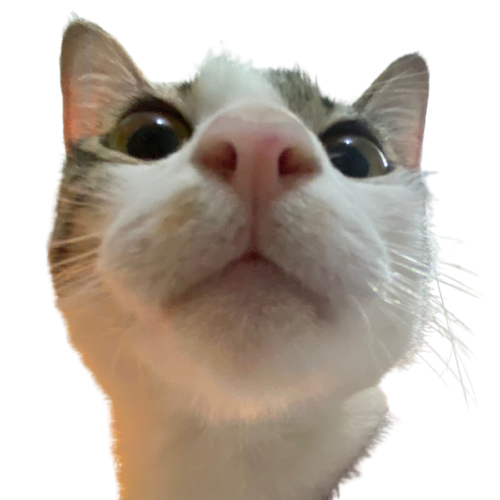
#> input picture rubik_ga/images/cabeca-gatinha-b.png, 500 x 500 px
$ python ga.py
#> lines starting #> are read from the running program, lines starting #| are printed output that depends on the picture
### rubik_ga/image_utils.py
import cv2
import numpy as np

# Carrega a imagem a partir de um path
def load_image(path):
    image = cv2.imread(path)
    # Cut to a square
    image = image[:max(image.shape), :max(image.shape)]
    # Convert to hsv
    image = cv2.cvtColor(image, cv2.COLOR_BGR2RGB)
    return image

# Apenas para ajustar os valores de luminância da imagem
def equalize_image(image, alpha=1.5, beta=30):
    adjusted_image = cv2.convertScaleAbs(image, alpha=alpha, beta=beta)

    img_yuv = cv2.cvtColor(adjusted_image, cv2.COLOR_BGR2YUV)

    # Equaliza o histograma do canal Y
    img_yuv[:,:,0] = cv2.equalizeHist(img_yuv[:,:,0])

    # Convert back to BGR
    img_output = cv2.cvtColor(img_yuv, cv2.COLOR_YUV2BGR)
    return img_output

# Retorna os tons de cinza da imagem em um array size//cube_size x size//cube_size
def image_to_gray_pixels(image, size, pixel_size, alpha=1.5, beta=30):
    # Processo de filtragem da imagem
    image = cv2.resize(image, (size, size))
    image_hsv = cv2.cvtColor(image, cv2.COLOR_BGR2HSV)
    image_equalized = equalize_image(image_hsv, alpha=alpha, beta=beta)

    grayscale = cv2.cvtColor(image, cv2.COLOR_BGR2GRAY)

    image_gray = np.zeros((size//pixel_size, size//pixel_size), dtype=np.uint8)

    for i in range(0, size, pixel_size):
        for j in range(0, size, pixel_size):
            cube = grayscale[i:i+pixel_size, j:j+pixel_size]
            # Calcula a luminância média do cubo
            mean_luminance = np.mean(cube)
            # Atribui aquele cubo da imagem a essa luminância média
            image_gray[i//pixel_size, j//pixel_size] = mean_luminance


    return image_gray


# Da imagem retorna os cubos (3x3) em um array
# Isso deve ser feito depois da imagem ser pixelada em tons de cinza
def gray_image_to_cubes(image):
    if image.shape[0] % 3:
        raise ValueError("Image size must be divisible by 3")

    cubes = []

    for i in range(0, image.shape[0], 3):
        row_cubes = []
        for j in range(0, image.shape[1], 3):
            cube = image[i:i+3, j:j+3]
            row_cubes.append(cube)
        cubes.append(row_cubes)

    return np.array(cubes)

def corresponding_color(value, string_mode=False):
    if value == 255 or value == "W":
        return (255, 255, 255) if not string_mode else "W"

    if value == 178 or value == "Y":
        return (255, 255, 0) if not string_mode else "Y"

    if value == 149 or value == "G":
        return (0, 255, 0) if not string_mode else "G"

    if value == 125 or value == "O":
        return (255, 128, 0) if not string_mode else "O"

    if value == 76 or value == "R":
        return (255, 0, 0) if not string_mode else "R"

    if value == 29 or value == "B":
        return (0, 0, 255) if not string_mode else "B"

    return value

# [20 lines left out: function corresponding_gray, not called in this run]

def image_gray_to_image_cubes_color(image_gray):

    image = np.zeros((image_gray.shape[0], image_gray.shape[1], 3), dtype=np.uint8)

    nearest = np.array([255, 178, 149, 125, 76, 29])
    for i in range(image_gray.shape[0]):
        for j in range(image_gray.shape[1]):
            pixel = np.full(len(nearest), image_gray[i, j])
            nearest_value = np.argmin(np.abs(pixel - nearest))
            color = corresponding_color(nearest[nearest_value])
            image[i, j] = color

    return image

# [11 lines left out: function cubemap_to_image, not called in this run]

def cubes_to_image(cubes, stroke_width=0, size_times=1, stroke_color=255):
    image = np.zeros((cubes.shape[0]*3*size_times, cubes.shape[1]*3*size_times), dtype=np.uint8)

    for i in range(0, image.shape[0], 3*size_times):
        for j in range(0, image.shape[1], 3*size_times):
            cube = cubes[i//(3*size_times), j//(3*size_times)]
            cube_times = np.kron(cube, np.ones((size_times, size_times), dtype=np.uint8))

            # Border in cube_times
            if stroke_width > 0:
                cube_times[0:stroke_width, :] = stroke_color
                cube_times[-stroke_width:, :] = stroke_color
                cube_times[:, 0:stroke_width] = stroke_color
                cube_times[:, -stroke_width:] = stroke_color


            image[i:i+3*size_times, j:j+3*size_times] = cube_times
            # image[i_:i_+3*size_times, j_:j_+3*size_times] = cube_times

    return image

def gray_nearest(image_gray):
    nearest = np.array([255, 178, 149, 125, 76, 29])

    for i in range(image_gray.shape[0]):
        for j in range(image_gray.shape[1]):
            pixel = np.full(len(nearest), image_gray[i, j])
            nearest_value = np.argmin(np.abs(pixel - nearest))
            image_gray[i, j] = nearest[nearest_value]

    return image_gray


# Retorna a imagem pixelada em tamanho size x size
def resize_pixeled(image, size):
    return cv2.resize(image, (size, size), interpolation=cv2.INTER_AREA)

# Coloca a imagem e um arquivo
def save_image(image, path):
    image_hsv = cv2.cvtColor(image, cv2.COLOR_BGR2RGB)
    cv2.imwrite(path, image_hsv)

# Para mostrar a imagem no jupyter!
from PIL import Image
from IPython.display import display

def display_image(image):
    display(Image.fromarray(image))

### rubik_ga/ga.py
from image_utils import *
import cube as cb
import random
import imageio
from multiprocessing import Pool

class cubesToImage:
    def __init__(self, target_image_path="images/cabeca-gatinha-b.png", n_cubes_x=5, image_size=450, random_itens_size=10000):
        if image_size % n_cubes_x != 0:
            raise ValueError("Image size must be divisible by number_of_cubes")

        if (image_size / n_cubes_x) % 3 != 0:
            raise ValueError("Image size per Cube size must be divisible by 3")

        if image_size / n_cubes_x < 3:
            raise ValueError("Wrong values for n_cubes_x and image_size. Couldnt fit cubes in image!")

        self.image_size = image_size
        self.n_cubes_x = n_cubes_x
        self.cube_size = image_size // n_cubes_x
        self.target_image = load_image(target_image_path)
#> in load_image, image is the input picture: shape (500, 500, 3); mean B, G, R 171.5, 181.9, 192.2
        self.target_gray_nearest = gray_nearest(image_to_gray_pixels(self.target_image, self.image_size, self.cube_size//3))
#> in image_to_gray_pixels, `image = cv2.resize(image, (size, size))`:
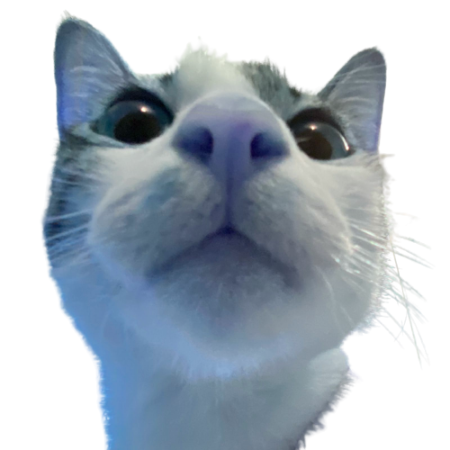
#> image: shape (450, 450, 3); mean of channels 0, 1, 2 192.2, 181.9, 171.4; drawn as B, G, R
#> in image_to_gray_pixels, `image_hsv = cv2.cvtColor(image, cv2.COLOR_BGR2HSV)`: image_hsv: shape (450, 450, 3); mean H, S, V 59.1, 38.8, 192.7
#> in equalize_image, `adjusted_image = cv2.convertScaleAbs(image, alpha=alpha, beta=beta)`: adjusted_image: shape (450, 450, 3); mean H, S, V 118.6, 87.7, 241.5
#> in equalize_image, `img_yuv = cv2.cvtColor(adjusted_image, cv2.COLOR_BGR2YUV)`: img_yuv: shape (450, 450, 3); mean of channels 0, 1, 2 137.1, 118.9, 215
#> in equalize_image, `img_yuv[:,:,0] = cv2.equalizeHist(img_yuv[:,:,0])`: img_yuv: shape (450, 450, 3); mean of channels 0, 1, 2 147, 118.9, 215
#> in equalize_image, `img_output = cv2.cvtColor(img_yuv, cv2.COLOR_YUV2BGR)`:
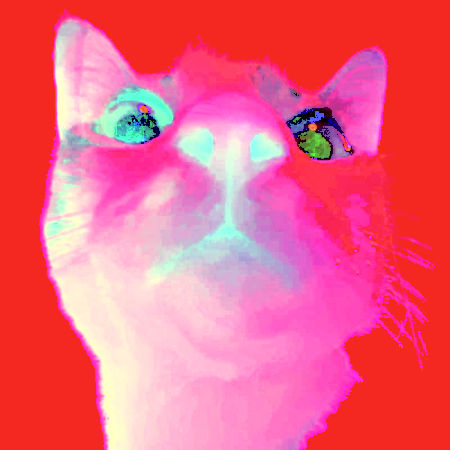
#> img_output: shape (450, 450, 3); mean B, G, R 128.5, 99.7, 240.6
#> in image_to_gray_pixels, `grayscale = cv2.cvtColor(image, cv2.COLOR_BGR2GRAY)`:
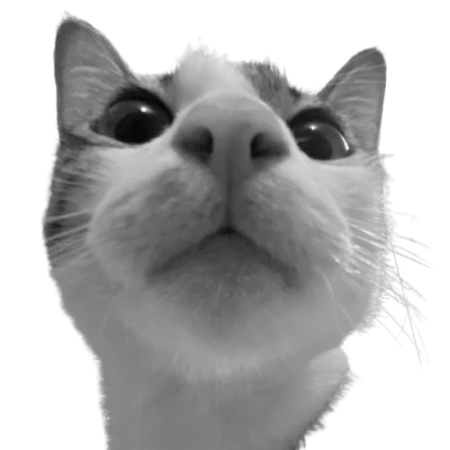
#> grayscale: shape (450, 450); min 3, max 255, mean 179.9
#> after the loop in image_to_gray_pixels, `for i in range(0, size, pixel_size):`: cube: shape (30, 30); every value is 255
#> in gray_nearest, `nearest = np.array([255, 178, 149, 125, 76, 29])`: nearest = [255, 178, 149, 125, 76, 29]
        self.target_color_cubes = image_gray_to_image_cubes_color(self.target_gray_nearest)
        self.target_cubes = gray_image_to_cubes(self.target_gray_nearest)
#> after the loop in gray_image_to_cubes, `for i in range(0, image.shape[0], 3):`: cubes = 5 items
        self.target_image_gray_cubes = cubes_to_image(self.target_cubes, stroke_width=1, size_times=10, stroke_color=255)
#> after the loop in cubes_to_image, `for i in range(0, image.shape[0], 3*size_times):`:
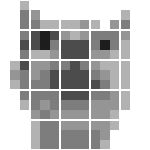
#> image: shape (150, 150); min 29, max 255, mean 188.9

        self.gas = np.zeros((self.n_cubes_x, self.n_cubes_x), dtype=object)
        self.bests = {}
        self.args = {}


    # [103 lines left out: functions process_cube, run, run_not_parallel, best_image, best_image, animate_cube_movements, not called in this run]

if __name__ == "__main__":
    cti = cubesToImage(n_cubes_x=5)
    args = {
        "population_size": 300,
        "mutation_rate": 0.9,
        "crossover_rate": 0.3,
        "max_generations": 10,
        "parent_pool_size": 10,
        "parents_number":  4
    }

$ run again, with rubik_ga/images/gatinha.png copied over rubik_ga/images/cabeca-gatinha-b.png
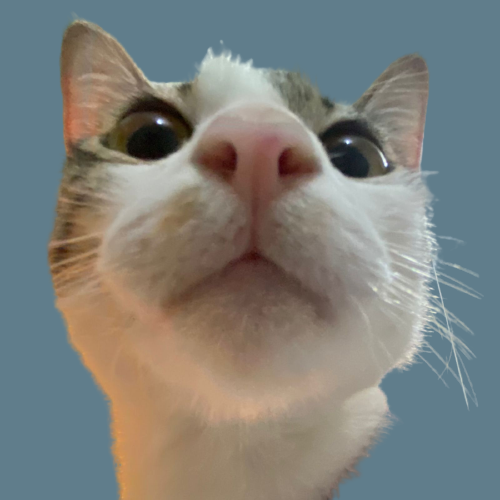
#> input picture rubik_ga/images/gatinha.png, 500 x 500 px
#> in load_image, image is the input picture: shape (500, 500, 3); mean B, G, R 123.4, 128, 126.2
#> image_hsv: shape (450, 450, 3); mean H, S, V 64.8, 70.8, 144.3
#> adjusted_image: shape (450, 450, 3); mean H, S, V 127.2, 135.6, 234.3
#> nearest = [255, 178, 149, 125, 76, 29]
#> after the loop in gray_image_to_cubes, `for i in range(0, image.shape[0], 3):`: cubes = 5 items
#> after the loop in cubes_to_image, `for i in range(0, image.shape[0], 3*size_times):`:
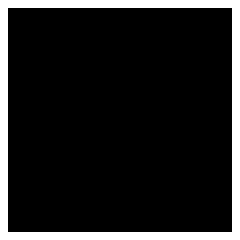
#> cube_times: shape (30, 30) (shown 8 times larger); values 125 (black) and 255 (white), 12.9% white in thin lines or dots
#> after the loop in cubes_to_image, `for i in range(0, image.shape[0], 3*size_times):`:
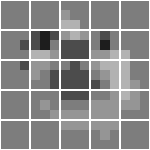
#> image: shape (150, 150); min 29, max 255, mean 141.9

$ run again, with rubik_ga/images/1.jpg saved as rubik_ga/images/cabeca-gatinha-b.png
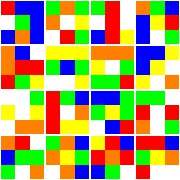
#> input picture rubik_ga/images/1.jpg, 180 x 180 px
#> in load_image, image is the input picture: shape (180, 180, 3); mean B, G, R 104.9, 161.6, 168.9
#> image_hsv: shape (450, 450, 3); mean H, S, V 79.3, 182.8, 242.9
#> adjusted_image: shape (450, 450, 3); mean H, S, V 148, 203.7, 254.4
#> in image_to_gray_pixels, `grayscale = cv2.cvtColor(image, cv2.COLOR_BGR2GRAY)`:
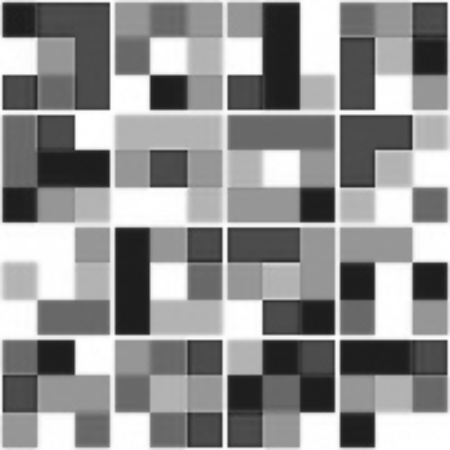
#> grayscale: shape (450, 450); min 28, max 255, mean 145.4
#> nearest = [255, 178, 149, 125, 76, 29]
#> after the loop in gray_image_to_cubes, `for i in range(0, image.shape[0], 3):`: cubes = 5 items
#> after the loop in cubes_to_image, `for i in range(0, image.shape[0], 3*size_times):`:
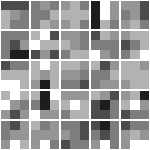
#> image: shape (150, 150); min 29, max 255, mean 159.4
